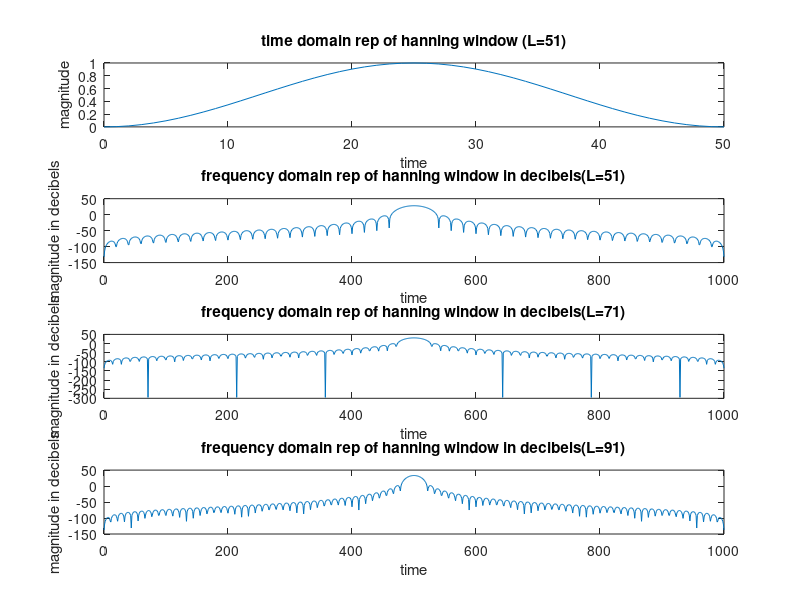

Write MATLAB code to recreate this figure.
function y = hanningFIR()
L= 51;
t = 0:L-1;
y = hann(L);
%y = [j' ones(1,1001-L)];

k = fft(y,1001);
z = fftshift(k);
l = abs (z);
m = mag2db(l);

subplot(4,1,1);
plot (t,y);
title('time domain rep of hanning window (L=51)');
xlabel('time');
ylabel('magnitude');
subplot(4,1,2);
plot(0:1000, m);
title('frequency domain rep of hanning window in decibels(L=51)');
xlabel('time');
ylabel('magnitude in decibels');

L= 71;
t = 0:L-1;
y = hann(L);
%y = [j' ones(1,1001-L)];

k = fft(y,1001);
z = fftshift(k);
l = abs (z);
m = mag2db(l);

subplot(4,1,3);
plot(0:1000, m);
title('frequency domain rep of hanning window in decibels(L=71)');
xlabel('time');
ylabel('magnitude in decibels');

L= 91;
t = 0:L-1;
y = hann(L);
%y = [j' ones(1,1001-L)];

k = fft(y,1001);
z = fftshift(k);
l = abs (z);
m = mag2db(l);
subplot(4,1,4);
plot(0:1000, m);
title('frequency domain rep of hanning window in decibels(L=91)');
xlabel('time');
ylabel('magnitude in decibels');
